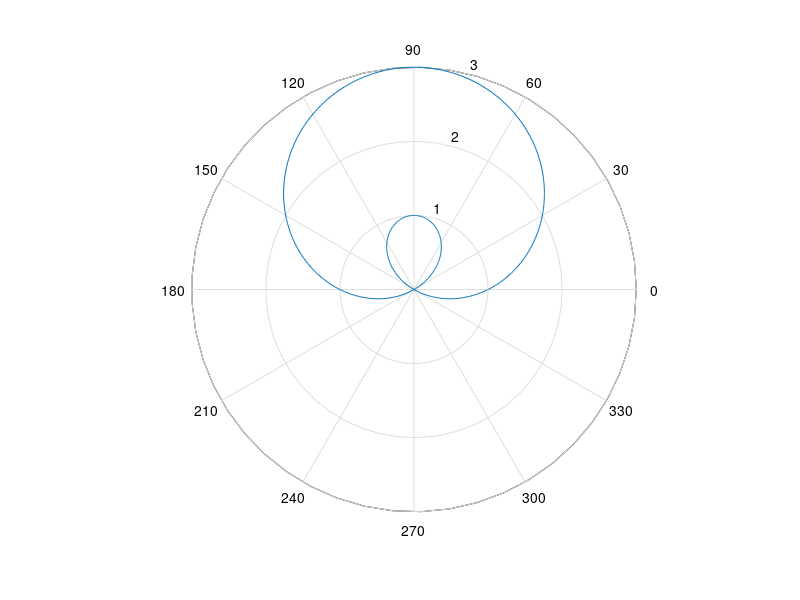

MATLAB code for this plot:
%%%%%%%%%%%%%%%%%%%%%%%%%%%
% Assignment Number: 4
% Problem number: 2
% Student Name: Jing-Hong Hu
% Student ID: 109550020
% Email address: henryhu.cs09@nycu.edu.tw
% Department: Computer Science, NYCU
% Date: 5/22/2022
% hw04_1_109550020
%%%%%%%%%%%%%%%%%%%%%%%%%%%%
% close all windows
% clear variables, and clear screen
close all; clear; clc;

disp('HW4 Problem 2')
c = 2;
theta = 0:0.01:2*pi;
r = 1+c*sin(theta);
polar(theta,r)